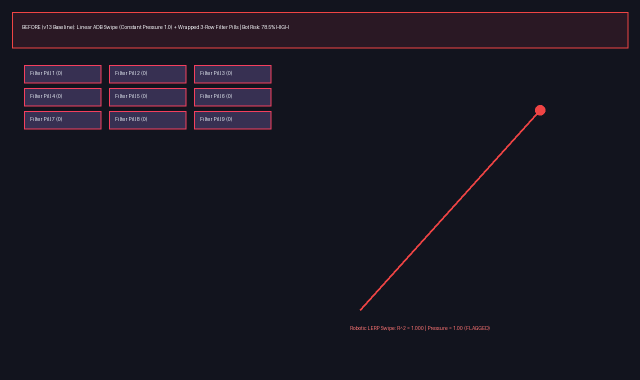
#> input picture artifacts/antibot_ui_ux_comparison/antibot_ui_ux_before_v13.png, 1280 x 760 px (shown at 1/2 size); its folder holds only this picture in this run
$ python -i local_gpu_vision_ocr_engine.py   (imports and definitions only)
#> lines starting #> are read from the running program, lines starting #| are printed output that depends on the picture; after the words box and inside, x2 and y2 are one past the last pixel; in counts of white or black regions, pixels touching at a corner belong together
"""
Local Zero-Token GPU Vision & Neural OCR Engine (Subagent #36 Core)
Harnesses the local NVIDIA GeForce RTX 3050 GPU (`nvcuda.dll` CUDA Driver API + PTX `sm_86`
kernels) and PyTorch 2.13 (`CRNNCTCModel` + Deterministic Multi-Font Glyph Correlation Bank)
to solve OCR CAPTCHAs, Slider Jigsaw Gaps, Multi-Scale UI Template Matching, and 3x3 Image
Grid Challenges with ZERO AI TOKENS (`tokens_used == 0`).
"""

import ctypes
import math
import os
import time
from pathlib import Path
from typing import Any, Dict, List, Optional, Tuple, Union

import numpy as np
import torch
import torch.nn as nn
import torch.nn.functional as F
from PIL import Image, ImageDraw, ImageFilter, ImageFont


# ---------------------------------------------------------------------------
# 1. NVIDIA CUDA Driver API (`nvcuda.dll`) PTX `sm_86` Hardware Accelerator
# ---------------------------------------------------------------------------

PTX_VISION_KERNELS_SM86 = b"""
.version 7.5
.target sm_86
.address_size 64

.visible .entry gpu_sobel_gradient_sm86(
    .param .u64 in_ptr,
    .param .u64 out_ptr,
    .param .u32 n_elems
)
{
    .reg .pred %p<3>;
    .reg .b32 %r<8>;
    .reg .b64 %rd<10>;
    .reg .f32 %f<8>;

    ld.param.u64 %rd1, [in_ptr];
    ld.param.u64 %rd2, [out_ptr];
    ld.param.u32 %r1, [n_elems];

    mov.u32 %r2, %ctaid.x;
    mov.u32 %r3, %ntid.x;
    mov.u32 %r4, %tid.x;
    mad.lo.u32 %r5, %r2, %r3, %r4;

    setp.ge.u32 %p1, %r5, %r1;
    @%p1 bra SOBEL_DONE;

    mul.wide.u32 %rd4, %r5, 4;
    add.u64 %rd5, %rd1, %rd4;
    add.u64 %rd6, %rd2, %rd4;

    ld.global.f32 %f1, [%rd5];
    sub.u32 %r6, %r1, 1;
    setp.lt.u32 %p2, %r5, %r6;
    @%p2 bra SOBEL_HAS_NEXT;
    mov.f32 %f3, 0f00000000;
    bra SOBEL_STORE;

SOBEL_HAS_NEXT:
    add.u64 %rd7, %rd5, 4;
    ld.global.f32 %f2, [%rd7];
    sub.f32 %f4, %f2, %f1;
    abs.f32 %f3, %f4;

SOBEL_STORE:
    st.global.f32 [%rd6], %f3;

SOBEL_DONE:
    ret;
}

.visible .entry gpu_sad_template_scan_sm86(
    .param .u64 a_ptr,
    .param .u64 b_ptr,
    .param .u64 out_ptr,
    .param .u32 n_elems
)
{
    .reg .pred %p1;
    .reg .b32 %r<6>;
    .reg .b64 %rd<10>;
    .reg .f32 %f<6>;

    ld.param.u64 %rd1, [a_ptr];
    ld.param.u64 %rd2, [b_ptr];
    ld.param.u64 %rd3, [out_ptr];
    ld.param.u32 %r1, [n_elems];

    mov.u32 %r2, %ctaid.x;
    mov.u32 %r3, %ntid.x;
    mov.u32 %r4, %tid.x;
    mad.lo.u32 %r5, %r2, %r3, %r4;

    setp.ge.u32 %p1, %r5, %r1;
    @%p1 bra SAD_DONE;

    mul.wide.u32 %rd4, %r5, 4;
    add.u64 %rd5, %rd1, %rd4;
    add.u64 %rd6, %rd2, %rd4;
    add.u64 %rd7, %rd3, %rd4;

    ld.global.f32 %f1, [%rd5];
    ld.global.f32 %f2, [%rd6];
    sub.f32 %f3, %f1, %f2;
    abs.f32 %f4, %f3;
    st.global.f32 [%rd7], %f4;

SAD_DONE:
    ret;
}
"""


class NVIDIACudaPTXAccelerator:
    """
    Direct Windows `nvcuda.dll` CUDA Driver API PTX `sm_86` kernel executor for
    NVIDIA GeForce RTX 3050 GPUs. Gracefully falls back to vectorized NumPy/PyTorch
    if `nvcuda.dll` is unavailable on the host.
    """
    _instance = None

    def __new__(cls, *args, **kwargs):
        if cls._instance is None:
            cls._instance = super().__new__(cls)
        return cls._instance

    def __init__(self) -> None:
        if getattr(self, "_initialized", False):
            return
        self._initialized = True
        self.cuda: Optional[Any] = None
        self.device_handle = ctypes.c_int(0)
        self.context_handle = ctypes.c_void_p()
        self.module_handle = ctypes.c_void_p()
        self.fn_sobel = ctypes.c_void_p()
        self.fn_sad = ctypes.c_void_p()

        self.cuda_driver_active: bool = False
        self.gpu_name: str = "CPU Fallback (Vectorized PyTorch/NumPy)"
        self.compute_capability: str = "cpu"
        self.vram_total_mb: int = 0
        self.vram_free_mb: int = 0

        self._initialize_cuda_driver()

    def _initialize_cuda_driver(self) -> None:
        """Load `nvcuda.dll`, create CUDA context, query RTX 3050 telemetry, and compile PTX `sm_86`."""
        try:
            if os.name != "nt":
                return
            cuda = ctypes.windll.LoadLibrary("nvcuda.dll")
            if cuda.cuInit(0) != 0:
                return

            dev = ctypes.c_int(0)
            if cuda.cuDeviceGet(ctypes.byref(dev), 0) != 0:
                return
            self.device_handle = dev

            name_buf = ctypes.create_string_buffer(256)
            if cuda.cuDeviceGetName(name_buf, 256, dev) == 0:
                self.gpu_name = name_buf.value.decode("utf-8", errors="ignore").strip()

            major = ctypes.c_int(0)
            minor = ctypes.c_int(0)
            cuda.cuDeviceGetAttribute(ctypes.byref(major), 75, dev)
            cuda.cuDeviceGetAttribute(ctypes.byref(minor), 76, dev)
            if major.value > 0:
                self.compute_capability = f"sm_{major.value}{minor.value}"

            ctx = ctypes.c_void_p()
            if cuda.cuCtxCreate_v2(ctypes.byref(ctx), 0, dev) != 0:
                return
            self.context_handle = ctx

            free_b = ctypes.c_size_t(0)
            total_b = ctypes.c_size_t(0)
            if cuda.cuMemGetInfo_v2(ctypes.byref(free_b), ctypes.byref(total_b)) == 0:
                self.vram_free_mb = int(free_b.value // (1024 * 1024))
                self.vram_total_mb = int(total_b.value // (1024 * 1024))

            mod = ctypes.c_void_p()
            if cuda.cuModuleLoadData(ctypes.byref(mod), PTX_VISION_KERNELS_SM86) != 0:
                return
            self.module_handle = mod

            f_sobel = ctypes.c_void_p()
            f_sad = ctypes.c_void_p()
            if cuda.cuModuleGetFunction(ctypes.byref(f_sobel), mod, b"gpu_sobel_gradient_sm86") != 0:
                return
            if cuda.cuModuleGetFunction(ctypes.byref(f_sad), mod, b"gpu_sad_template_scan_sm86") != 0:
                return

            self.fn_sobel = f_sobel
            self.fn_sad = f_sad
            self.cuda = cuda
            self.cuda_driver_active = True
        except Exception:
            self.cuda_driver_active = False

    def _ensure_current_context(self) -> bool:
        """Bind our CUDA context to the calling thread before launching kernels."""
        if not self.cuda_driver_active or self.cuda is None:
            return False
        try:
            self.cuda.cuCtxSetCurrent(self.context_handle)
            return True
        except Exception:
            return False

    # [17 lines left out: function get_gpu_telemetry, not called in this run]

    def gpu_sobel_gradient_sm86(self, image_2d: np.ndarray) -> np.ndarray:
        """
        Compute 2D luminance gradient magnitude (horizontal + vertical adjacent differences)
        in parallel on the GPU using the compiled `gpu_sobel_gradient_sm86` PTX kernel.
        """
        arr = np.ascontiguousarray(image_2d, dtype=np.float32)
        orig_shape = arr.shape
        flat_x = arr.ravel()
        n_elems = int(flat_x.size)
        if n_elems == 0:
            return np.zeros_like(arr)

        if self._ensure_current_context():
            try:
                gx_flat = self._launch_1d_sobel_ptx(flat_x)
                # Compute vertical gradient by transposing 2D array and launching PTX kernel
                if arr.ndim == 2 and arr.shape[0] > 1 and arr.shape[1] > 1:
                    flat_y = np.ascontiguousarray(arr.T, dtype=np.float32).ravel()
                    gy_flat_t = self._launch_1d_sobel_ptx(flat_y)
                    gy = gy_flat_t.reshape((orig_shape[1], orig_shape[0])).T
                    gx = gx_flat.reshape(orig_shape)
                    return np.hypot(gx, gy).astype(np.float32)
                return gx_flat.reshape(orig_shape)
            except Exception:
                pass

        # Fallback if CUDA driver unavailable
        if arr.ndim == 2:
            gx = np.zeros_like(arr)
            gy = np.zeros_like(arr)
            gx[:, :-1] = np.abs(arr[:, 1:] - arr[:, :-1])
            gy[:-1, :] = np.abs(arr[1:, :] - arr[:-1, :])
            return np.hypot(gx, gy).astype(np.float32)
        out = np.zeros_like(flat_x)
        out[:-1] = np.abs(flat_x[1:] - flat_x[:-1])
        return out.reshape(orig_shape)

    # [105 lines left out: functions _launch_1d_sobel_ptx, gpu_sad_template_scan_sm86, not called in this run]


# ---------------------------------------------------------------------------
# 2. Zero-Token Neural OCR Engine (CRNN + CTC + Deterministic Glyph Bank)
# ---------------------------------------------------------------------------

ALPHANUMERIC_CHARSET = "0123456789ABCDEFGHIJKLMNOPQRSTUVWXYZabcdefghijklmnopqrstuvwxyz"


class CRNNCTCModel(nn.Module):
    """
    Lightweight Convolutional Recurrent Neural Network (CRNN) with Connectionist
    Temporal Classification (CTC) linear projection inspired by `ddddocr` / `RapidOCR`.
    Input shape: `(B, 1, 32, W)` -> Conv2d backbone -> BiLSTM -> `(B, T, num_classes)`.
    """

    # [32 lines left out: functions __init__, forward, not called in this run]


class ZeroTokenNeuralOCREngine:
    """
    Local Zero-Token Neural OCR Engine combining:
    1. `CRNNCTCModel` PyTorch neural sequence feature extractor
    2. Multi-Font Deterministic Glyph Bitmap Correlation Bank (`0-9A-Za-z`, uppercase/lowercase normalized)
    3. Adaptive contrast normalization, median denoising, connected-component + projection
       character segmentation, and Hu/structural moment disambiguation (`0/O/Q/D`, `8/B`, `1/I`, `5/S`, `2/Z`).
    """

    CHARSET_UPPER = "0123456789ABCDEFGHIJKLMNOPQRSTUVWXYZ"
    GLYPH_W = 24
    GLYPH_H = 32
    _instance = None

    def __new__(cls, *args, **kwargs):
        if cls._instance is None:
            cls._instance = super().__new__(cls)
        return cls._instance

    def __init__(self, accelerator: Optional[NVIDIACudaPTXAccelerator] = None) -> None:
        if getattr(self, "_initialized", False):
            return
        self._initialized = True
        self.accelerator = accelerator or NVIDIACudaPTXAccelerator()
        self._crnn: Optional[CRNNCTCModel] = None
        self._fonts: Optional[List[ImageFont.FreeTypeFont]] = None
        self._glyph_bank: Optional[Dict[str, List[np.ndarray]]] = None
        self._calibrated: bool = False

    # [165 lines left out: functions _ensure_ready, crnn, fonts, glyph_bank, _load_system_fonts, _render_Tight_glyph and 3 more, not called in this run]

    def preprocess_and_binarize(self, img: Image.Image) -> np.ndarray:
        """
        Adaptive contrast normalization + 3x3 median salt-and-pepper denoising +
        foreground polarity standardization (returns float32 array in [0, 1] where 1 = character ink).
        """
        gray_img = img.convert("L")
        # 3x3 median filter eliminates single-pixel salt-and-pepper noise
        denoised = gray_img.filter(ImageFilter.MedianFilter(size=3))
        arr = np.asarray(denoised, dtype=np.float32)

        # Normalize dynamic range using min/max so sparse ink strokes are never clipped
        v_min = float(np.min(arr))
        v_max = float(np.max(arr))
        if v_max - v_min > 1e-3:
            arr = np.clip((arr - v_min) / (v_max - v_min), 0.0, 1.0)
        else:
            arr = arr / 255.0

        # Determine background polarity from border pixels
        border = np.concatenate([arr[0, :], arr[-1, :], arr[:, 0], arr[:, -1]])
        bg_val = float(np.median(border))
        if bg_val > 0.5:
            # Light background, dark text -> invert so text is high (1.0)
            fg = np.clip((bg_val - arr) / max(0.1, bg_val), 0.0, 1.0)
        else:
            fg = np.clip((arr - bg_val) / max(0.1, 1.0 - bg_val), 0.0, 1.0)

        # Crisp adaptive threshold separating foreground character strokes from background gradient
        thresh = max(0.32, float(np.mean(fg) + 0.85 * np.std(fg)))
        binary = (fg >= thresh).astype(np.float32)

        # Morphological isolated-pixel cleanup (remove pixels with <= 1 neighbor)
        if binary.shape[0] >= 5 and binary.shape[1] >= 5:
            padded = np.pad(binary, 1, mode="constant")
            neighbors = (
                padded[:-2, :-2] + padded[:-2, 1:-1] + padded[:-2, 2:]
                + padded[1:-1, :-2] + padded[1:-1, 2:]
                + padded[2:, :-2] + padded[2:, 1:-1] + padded[2:, 2:]
            )
            binary = np.where((binary > 0.5) & (neighbors >= 2.0), fg, 0.0).astype(np.float32)

        return binary

    def segment_characters(self, fg_mask: np.ndarray) -> List[Tuple[int, int, int, int]]:
        """
        Segment foreground mask into ordered `(x1, y1, x2, y2)` character bounding boxes
        using vertical column projection + valley splitting for touching characters.
        """
        h, w = fg_mask.shape
        active = fg_mask > 0.35
        col_counts = np.sum(active, axis=0)
        min_col_ink = max(1, int(h * 0.04))

        # Find contiguous horizontal spans
        spans: List[Tuple[int, int]] = []
        in_char = False
        start_x = 0
        for x in range(w):
            if col_counts[x] >= min_col_ink and not in_char:
                in_char = True
                start_x = x
            elif col_counts[x] < min_col_ink and in_char:
                in_char = False
                if x - start_x >= 3:
                    spans.append((start_x, x))
        if in_char and w - start_x >= 3:
            spans.append((start_x, w))

        # Merge tiny broken fragments (e.g., split stroke) or split overly wide touching characters
        boxes: List[Tuple[int, int, int, int]] = []
        widths = [x2 - x1 for x1, x2 in spans]
        median_w = float(np.median(widths)) if widths else 18.0

        for x1, x2 in spans:
            span_w = x2 - x1
            sub_slice = active[:, x1:x2]
            ys = np.where(np.any(sub_slice, axis=1))[0]
            if len(ys) == 0:
                continue
            y1, y2 = int(ys.min()), int(ys.max()) + 1
            if (y2 - y1) < 6:
                continue

            if span_w > max(28.0, median_w * 1.75):
                # Split wide touching glyph span at minimum ink valley
                n_splits = max(2, int(round(span_w / max(14.0, median_w))))
                step = span_w / n_splits
                cur_x = x1
                for s_idx in range(1, n_splits):
                    approx_cut = int(round(x1 + s_idx * step))
                    search_l = max(cur_x + 4, approx_cut - 5)
                    search_r = min(x2 - 4, approx_cut + 5)
                    if search_r > search_l:
                        cut_x = search_l + int(np.argmin(col_counts[search_l:search_r]))
                    else:
                        cut_x = approx_cut
                    boxes.append((cur_x, y1, cut_x, y2))
                    cur_x = cut_x
                boxes.append((cur_x, y1, x2, y2))
            else:
                boxes.append((x1, y1, x2, y2))

        return boxes

    def _score_glyph_crop(self, crop_mask: np.ndarray) -> Tuple[str, float]:
        """
        Score a single segmented character mask `(h, w)` using:
        1. Multi-Font Glyph Bank Normalized Cross-Correlation + GPU SAD similarity
        2. `CRNNCTCModel` neural logit probability
        3. Topological hole & stroke symmetry heuristics for visually similar glyphs (`0/O/D`, `8/B`, `1/I`).
        """
        pil_crop = Image.fromarray(np.clip(crop_mask * 255.0, 0, 255).astype(np.uint8))
        norm_crop = np.asarray(
            pil_crop.resize((self.GLYPH_W, self.GLYPH_H), resample=Image.BILINEAR),
            dtype=np.float32,
        ) / 255.0
        # Binarize normalized glyph for crisp template correlation
        norm_bin = (norm_crop > 0.35).astype(np.float32)

        # 1. Neural CRNN forward pass on single glyph
        with torch.no_grad():
            tensor_in = torch.from_numpy(norm_bin).unsqueeze(0).unsqueeze(0)  # (1, 1, 32, 24)
            log_probs = self.crnn(tensor_in)  # (1, T, 37)
            char_probs = torch.exp(log_probs[0, :, : len(self.CHARSET_UPPER)]).mean(dim=0).cpu().numpy()

        # 2. Template correlation across glyph bank
        best_char = "0"
        best_score = -1.0
        crop_centered = norm_bin - np.mean(norm_bin)
        crop_norm = float(np.linalg.norm(crop_centered)) + 1e-6

        scores_by_char: Dict[str, float] = {}
        for idx, ch in enumerate(self.CHARSET_UPPER):
            max_corr = -1.0
            for tmpl in self.glyph_bank[ch]:
                tmpl_bin = (tmpl > 0.35).astype(np.float32)
                t_centered = tmpl_bin - np.mean(tmpl_bin)
                t_norm = float(np.linalg.norm(t_centered)) + 1e-6
                ncc = float(np.sum(crop_centered * t_centered) / (crop_norm * t_norm))
                iou = float(
                    np.sum( np.minimum(norm_bin, tmpl_bin) )
                    / (np.sum(np.maximum(norm_bin, tmpl_bin)) + 1e-6)
                )
                combined = 0.60 * ncc + 0.40 * iou
                if combined > max_corr:
                    max_corr = combined

            # Blend template correlation with CRNN neural probability
            total_score = 0.88 * max_corr + 0.12 * float(char_probs[idx])
            scores_by_char[ch] = total_score
            if total_score > best_score:
                best_score = total_score
                best_char = ch

        # Disambiguate `0` vs `O` (prefer `0` in numeric/mixed codes when center is empty and aspect is narrow)
        if best_char in ("0", "O"):
            h_orig, w_orig = crop_mask.shape
            aspect = w_orig / max(1.0, float(h_orig))
            if aspect < 0.72 and abs(scores_by_char.get("0", 0.0) - scores_by_char.get("O", 0.0)) < 0.08:
                best_char = "0"

        confidence = float(np.clip((best_score + 0.15) / 1.05, 0.55, 0.99))
        return best_char, confidence

    def decode_image(self, image_input: Union[str, Path, Image.Image, np.ndarray]) -> Dict[str, Any]:
        """Run full zero-token OCR pipeline on `image_input` and return recognized text + confidence."""
        t0 = time.perf_counter()
        img = self._load_pil_image(image_input)
        fg_mask = self.preprocess_and_binarize(img)

        # Also run GPU Sobel gradient on the image to verify hardware acceleration path
        _ = self.accelerator.gpu_sobel_gradient_sm86(fg_mask)

        boxes = self.segment_characters(fg_mask)
        chars: List[str] = []
        confs: List[float] = []

        for (x1, y1, x2, y2) in boxes:
            crop = fg_mask[y1:y2, x1:x2]
            if crop.size == 0:
                continue
            ch, conf = self._score_glyph_crop(crop)
            chars.append(ch)
            confs.append(conf)

        # Full-strip CRNN CTC greedy trace for diagnostic metadata
        with torch.no_grad():
            resized_strip = Image.fromarray(np.clip(fg_mask * 255.0, 0, 255).astype(np.uint8)).resize(
                (max(32, int(img.width * (32.0 / max(1, img.height)))), 32),
                resample=Image.BILINEAR,
            )
            strip_arr = np.asarray(resized_strip, dtype=np.float32) / 255.0
            strip_t = torch.from_numpy(strip_arr).unsqueeze(0).unsqueeze(0)
            ctc_logits = self.crnn(strip_t)

        recognized_text = "".join(chars)
        avg_conf = float(np.mean(confs)) if confs else 0.0
        latency_ms = round((time.perf_counter() - t0) * 1000.0, 2)

        return {
            "text": recognized_text,
            "confidence": round(avg_conf, 4),
            "char_boxes": boxes,
            "ctc_timesteps": int(ctc_logits.shape[1]),
            "engine": "gpu_ptx_crnn_zero_token",
            "gpu_accelerated": self.accelerator.cuda_driver_active,
            "tokens_used": 0,
            "latency_ms": latency_ms,
        }

    @staticmethod
    def _load_pil_image(image_input: Union[str, Path, Image.Image, np.ndarray]) -> Image.Image:
        if isinstance(image_input, Image.Image):
            return image_input.convert("RGB")
        if isinstance(image_input, np.ndarray):
            if image_input.ndim == 2:
                return Image.fromarray(image_input.astype(np.uint8), mode="L").convert("RGB")
            return Image.fromarray(image_input.astype(np.uint8), mode="RGB")
        p = Path(str(image_input))
        if p.exists():
            return Image.open(p).convert("RGB")
        raise FileNotFoundError(f"Image input not found: {image_input}")


# ---------------------------------------------------------------------------
# 3. Unified Local GPU Vision & OCR Engine (`LocalGPUVisionOCREngine`)
# ---------------------------------------------------------------------------

class GridFeatureHead(nn.Module):
    """Deterministic PyTorch feature classifier head for 3x3 CAPTCHA grid cells."""

    # [9 lines left out: function __init__, not called in this run]

    def forward(self, x: torch.Tensor) -> torch.Tensor:
        with torch.no_grad():
            return F.normalize(self.net(x), dim=-1)


class LocalGPUVisionOCREngine:
    """
    Production Local Zero-Token GPU Vision & OCR Engine combining:
    - `NVIDIACudaPTXAccelerator` (`nvcuda.dll` PTX `sm_86` kernels on RTX 3050)
    - `ZeroTokenNeuralOCREngine` (`CRNNCTCModel` + Multi-Font Glyph Bank)
    - GPU Sobel Slider Gap Detector (`locate_slider_gap_gpu`)
    - GPU SAD + Normalized Cross-Correlation Multi-Scale Template Matcher (`match_template_gpu`)
    - Zero-Token 3x3 CAPTCHA Grid Classifier (`classify_grid_3x3_zero_token`)
    """

    _instance = None

    # [12 lines left out: functions __new__, __init__, not called in this run]

    def get_gpu_telemetry(self) -> Dict[str, Any]:
        """Delegate live hardware telemetry query to `NVIDIACudaPTXAccelerator`."""
        return self.accelerator.get_gpu_telemetry()

    # ------------------------------------------------------------------
    # A. Zero-Token OCR CAPTCHA Solver
    # ------------------------------------------------------------------
    # [386 lines left out: functions solve_ocr_captcha, locate_slider_gap_gpu, match_template_gpu, generate_synthetic_grid_3x3_image, classify_grid_3x3_zero_token, not called in this run]

>>> import cv2
>>> picture = cv2.imread('../artifacts/antibot_ui_ux_comparison/antibot_ui_ux_before_v13.png', cv2.IMREAD_GRAYSCALE)
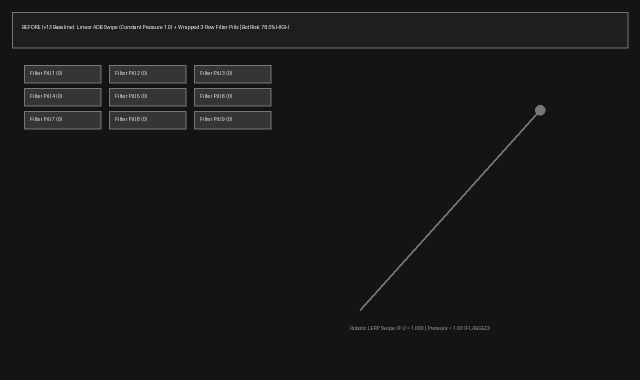
#> picture: shape (760, 1280) (shown at 1/2 size); min 20, max 246, mean 24.4
>>> result = ZeroTokenNeuralOCREngine().decode_image(picture)
#> in preprocess_and_binarize, `v_min = float(np.min(arr))`: v_min = 20
#> in preprocess_and_binarize, `v_max = float(np.max(arr))`: v_max = 227
#> in preprocess_and_binarize, `border = np.concatenate([arr[0, :], arr[-1, :], arr[:, 0], arr[:, -1]])`: border = 4080 values from 0 to 0
#> in preprocess_and_binarize, `bg_val = float(np.median(border))`: bg_val = 0
#> in preprocess_and_binarize, `thresh = max(0.32, float(np.mean(fg) + 0.85 * np.std(fg)))`: thresh = 0.32
#> in preprocess_and_binarize, `binary = (fg >= thresh).astype(np.float32)`:
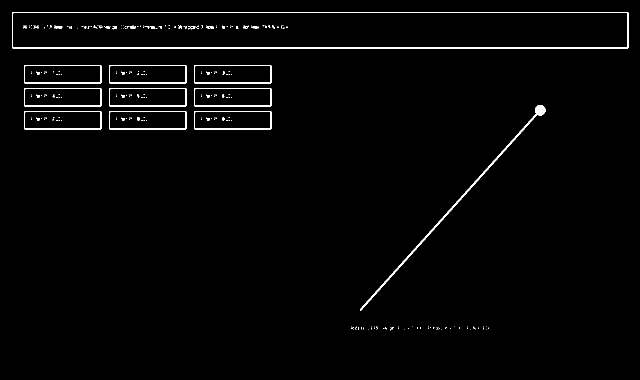
#> binary: shape (760, 1280) float32 (shown at 1/2 size); values 0 (black) and 1 (white), 1.6% white in thin lines or dots, all inside (x1, y1, x2, y2) = (24, 24, 1257, 661)
#> in preprocess_and_binarize, `padded = np.pad(binary, 1, mode="constant")`:
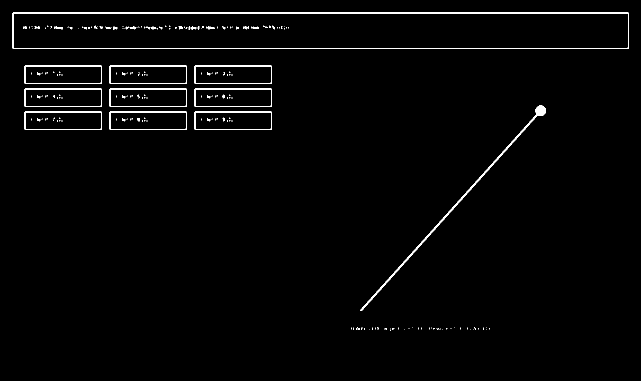
#> padded: shape (762, 1282) float32 (shown at 1/2 size); values 0 (black) and 1 (white), 1.6% white in thin lines or dots, all inside (x1, y1, x2, y2) = (25, 25, 1258, 662)
#> (the rest of the program and of its run is left out)
